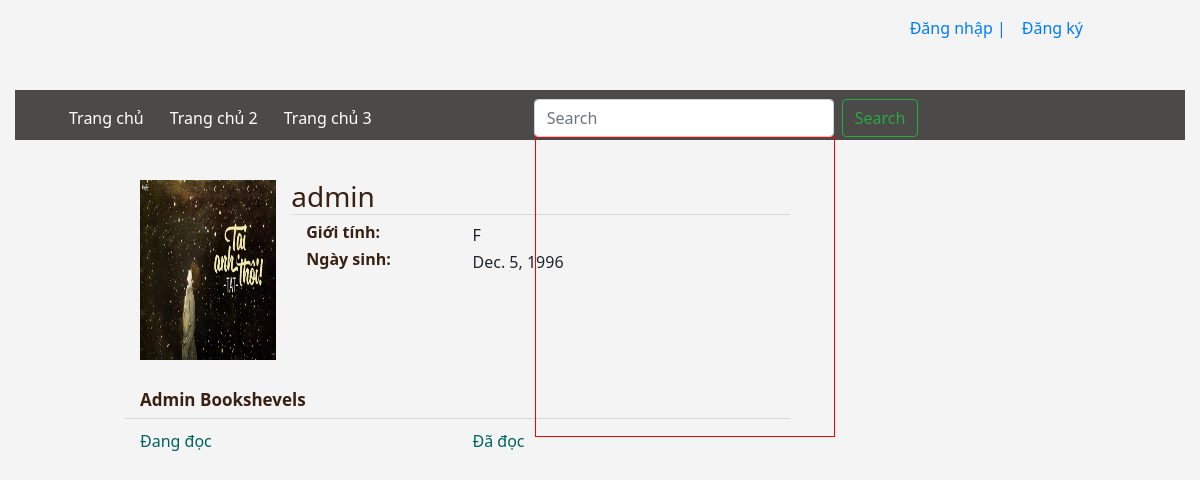
Screenshot of /user/show/admin with the database file from the repository.
### users/models.py (models this page shows, shortened)
class Profile(models.Model):
    SEX_CHOICES = (
        ('F','Nam'),
        ('M','Nữ'),
        ('O','Khác'),
    )
    user = models.OneToOneField(User,on_delete=models.CASCADE)
    date_of_birth = models.DateField(blank=True,null=True)
    sex = models.CharField(max_length=1,choices=SEX_CHOICES)
    photo = models.ImageField(upload_to="image/user/%Y/%m/%d",blank=True)

### users/views.py (the view)
# urls.py: path('show/<username>',views.profile,name='profile'),
def profile(request,username):
    user = User.objects.get(username=username)
    profile = Profile.objects.get(user=user)
    return render(request,'users/profile.html',{'user':user,'profile':profile})

### templates/users/profile.html
{% extends 'base.html' %}
{% block content %}
    <div class="container">
        <div class="row">
            <div class="col-1"></div>
            <div class="col-7">
                <div class="row profile">
                    <div class="col-3">
                        <img src="{{ profile.photo.url }}" class="img-fluid" alt="" style="height: 180px">
                    </div>
                    <div class="col-9">
                        <h3 style="border-bottom: 1px solid #d8d8d8;color: #382110" class="row">{{ user.username }}</h3>
                        <div class="row">
                            <h6 style="color:#382110;font-weight: 600" class="col-4">Giới tính: </h6>
                            <div class="col-8">
                                {{ profile.sex }}
                            </div>
                        </div>
                        <div class="row">
                            <h6 style="color:#382110;font-weight: 600" class="col-4">Ngày sinh: </h6>
                            <div class="col-8">{{ profile.date_of_birth }}</div>
                        </div>
                    </div>
                </div>
                <div class="row review-list" style="margin-top: 30px">
                    <div class="col-12" style="border-bottom: 1px solid #d8d8d8">
                        <h3 style="font-size: 17px;font-weight: 700;color: #382110">{{ user.username |title}} Bookshevels </h3>
                    </div>
                    <div class="col-12" style="padding-top:10px">
                        <div class="row">
                            <a href="{% url 'users:review-list' request.user.username 'reading' %}" class="col-6" style="color: #00635d">Đang đọc</a>
                            <a href="{% url 'users:review-list' request.user.username 'read' %}" style="color: #00635d" class="col-6">Đã đọc</a>
                        </div>
                    </div>
                </div>
            </div>
            <div class="col-4"></div>
        </div>
    </div>
{% endblock %}

### static/css/base.css (style rules this page uses)
* { margin: 0; padding: 0; font-family: "Segoe UI"; }
body { background-color: #F4F4F4; }

### rows the page displays
Profile: photo (placeholder picture), sex "F", date_of_birth "Dec. 5, 1996"

### other values shown
{{ user.username }} "admin"
{{ user.username |title }} "Admin"
